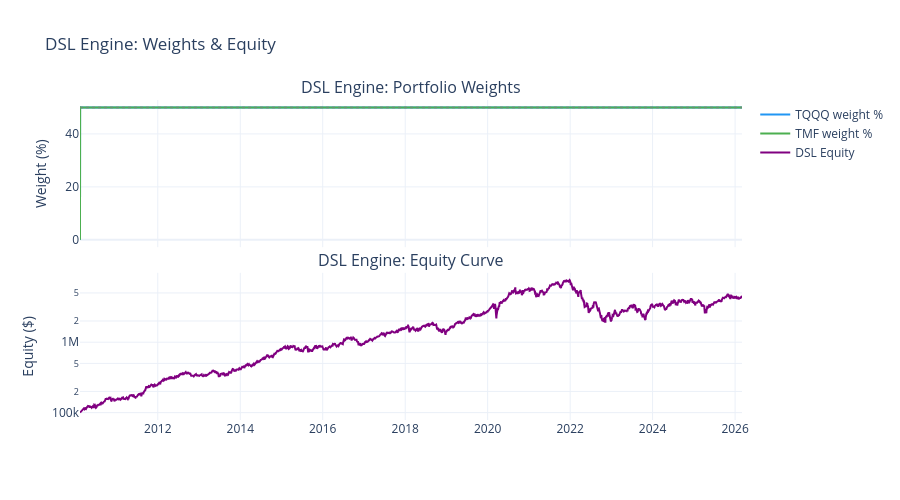

The notebook cell saved with this chart:
### Code cell
# ====== DSL Engine Weights — Interactive Plotly ======
fig = make_subplots(rows=2, cols=1, shared_xaxes=True, vertical_spacing=0.08,
                    subplot_titles=('DSL Engine: Portfolio Weights', 'DSL Engine: Equity Curve'))

fig.add_trace(go.Scatter(x=result.weights.index, y=result.weights['TQQQ'] * 100,
                         name='TQQQ weight %', line=dict(color='#2196F3')), row=1, col=1)
fig.add_trace(go.Scatter(x=result.weights.index, y=result.weights['TMF'] * 100,
                         name='TMF weight %', line=dict(color='#4CAF50')), row=1, col=1)
fig.add_hline(y=50, line_dash='dot', line_color='gray', opacity=0.5, row=1, col=1)

fig.add_trace(go.Scatter(x=result.equity.index, y=result.equity,
                         name='DSL Equity', line=dict(color='purple')), row=2, col=1)

fig.update_yaxes(title_text='Weight (%)', row=1, col=1)
fig.update_yaxes(title_text='Equity ($)', type='log', row=2, col=1)
fig.update_layout(height=500, template='plotly_white', hovermode='x unified',
                  title='DSL Engine: Weights & Equity')
fig.show()

### Figure 1 — Plotly figure (JSON) as saved in the notebook; plotly's stock layout.template omitted (floating-point values rounded to 4 significant figures; data arrays with more than 128 entries replaced by an {"elided": "..."} marker saying what was removed)
{"data": [{"line": {"color": "#2196F3"}, "name": "TQQQ weight %", "type": "scatter", "x": {"elided": "4038 str values"}, "xaxis": "x", "y": {"elided": "4038 float values"}, "yaxis": "y"}, {"line": {"color": "#4CAF50"}, "name": "TMF weight %", "type": "scatter", "x": {"elided": "4038 str values"}, "xaxis": "x", "y": {"elided": "4038 float values"}, "yaxis": "y"}, {"line": {"color": "purple"}, "name": "DSL Equity", "type": "scatter", "x": {"elided": "4038 str values"}, "xaxis": "x2", "y": {"elided": "4038 float values"}, "yaxis": "y2"}], "layout": {"annotations": [{"font": {"size": 16}, "showarrow": false, "text": "DSL Engine: Portfolio Weights", "x": 0.5, "xanchor": "center", "xref": "paper", "y": 1, "yanchor": "bottom", "yref": "paper"}, {"font": {"size": 16}, "showarrow": false, "text": "DSL Engine: Equity Curve", "x": 0.5, "xanchor": "center", "xref": "paper", "y": 0.46, "yanchor": "bottom", "yref": "paper"}], "height": 500, "hovermode": "x unified", "shapes": [{"line": {"color": "gray", "dash": "dot"}, "opacity": 0.5, "type": "line", "x0": 0, "x1": 1, "xref": "x domain", "y0": 50, "y1": 50, "yref": "y"}], "title": {"text": "DSL Engine: Weights & Equity"}, "xaxis": {"anchor": "y", "domain": [0, 1], "matches": "x2", "showticklabels": false}, "xaxis2": {"anchor": "y2", "domain": [0, 1]}, "yaxis": {"anchor": "x", "domain": [0.54, 1], "title": {"text": "Weight (%)"}}, "yaxis2": {"anchor": "x2", "domain": [0, 0.46], "title": {"text": "Equity ($)"}, "type": "log"}}}
